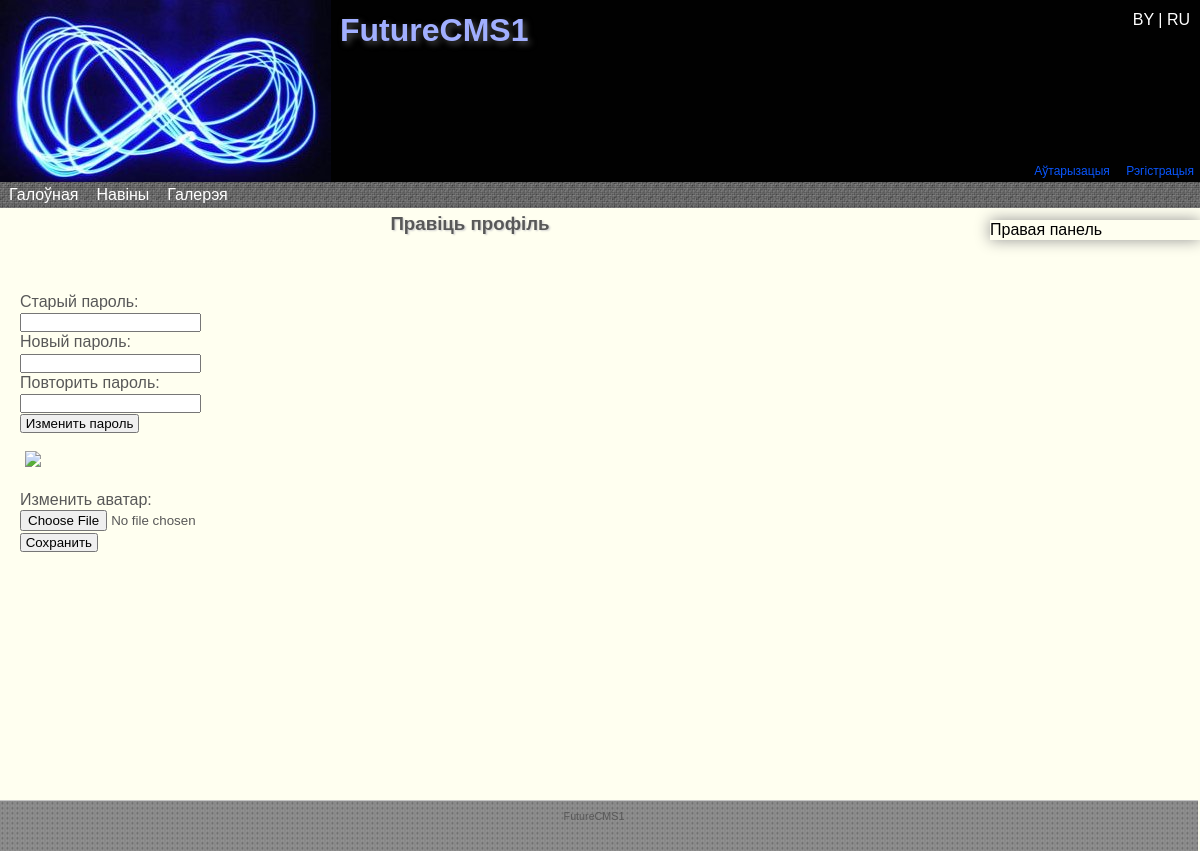
/Redaktirovanie_profilya.php, run on an earlier commit of the app's database.
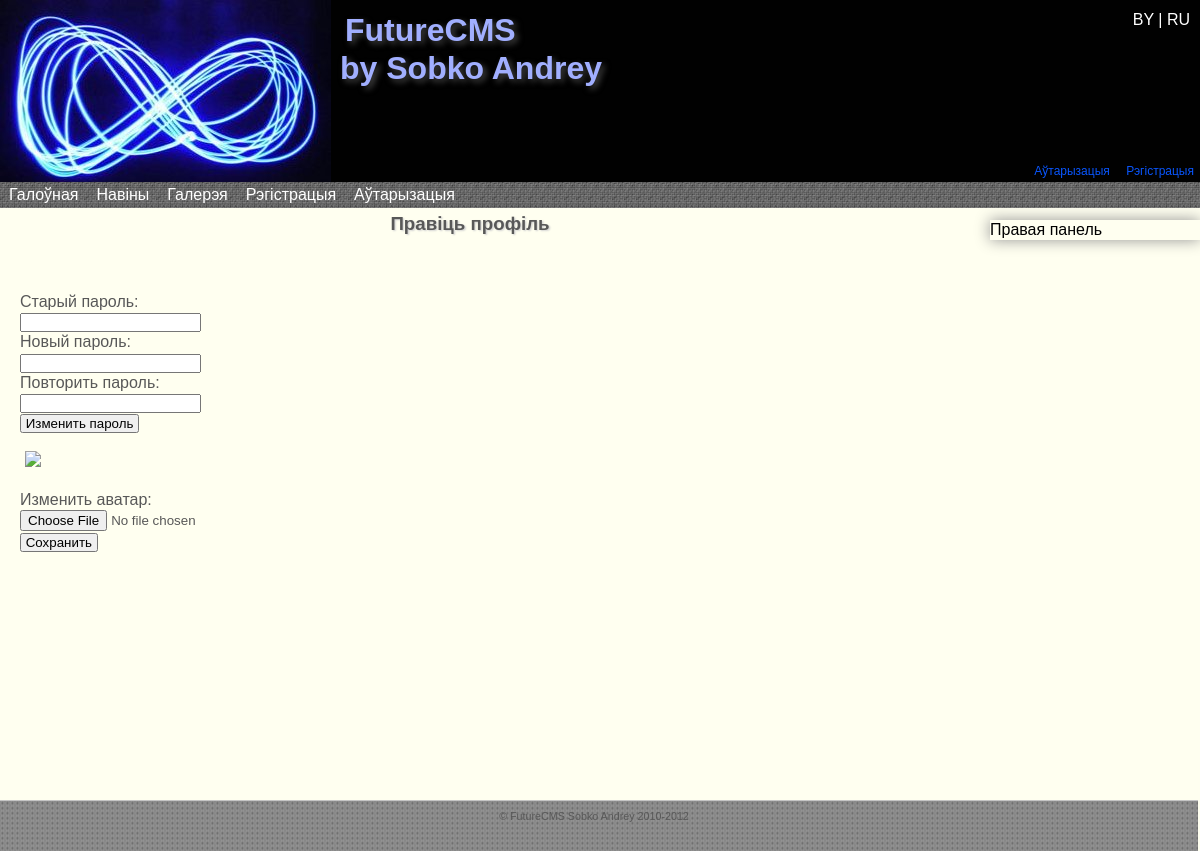
And on a later commit of the database.
### tables this page shows
CREATE TABLE IF NOT EXISTS `menu` (
  `id` int(11) NOT NULL AUTO_INCREMENT,
  `num` int(11) NOT NULL,
  `lang1` varchar(50) NOT NULL,
  `lang2` varchar(50) NOT NULL,
  `link` text NOT NULL,
  `published` int(11) NOT NULL DEFAULT '0',
  `in` int(2) NOT NULL DEFAULT '0',
  PRIMARY KEY (`id`)
);

CREATE TABLE IF NOT EXISTS `page` (
  `id` int(11) NOT NULL AUTO_INCREMENT,
  `lang1` varchar(150) NOT NULL,
  `lang2` varchar(150) NOT NULL,
  `link` varchar(200) NOT NULL,
  `text_lang1` longtext NOT NULL,
  `text_lang2` longtext NOT NULL,
  `in_menu` int(11) NOT NULL DEFAULT '0',
  PRIMARY KEY (`id`)
);

CREATE TABLE IF NOT EXISTS `settings` (
  `id` int(11) NOT NULL AUTO_INCREMENT,
  `siteName` varchar(300) NOT NULL,
  `siteHeader` varchar(300) NOT NULL,
  `siteFooter` varchar(300) NOT NULL,
  `metaTitle` varchar(300) NOT NULL,
  `metaKeywords` varchar(300) NOT NULL,
  `metaDescription` varchar(300) NOT NULL,
  `metaCharset` varchar(300) NOT NULL,
  PRIMARY KEY (`id`)
);

### core/config.php (called while the page is built, shortened)
<?php
include 'classes/base.class.php';
$db = new DataBase('localhost','root','root');
$db->SelectDataBase('future_cms');
$sql="SELECT `id`,`siteName`,`siteHeader`,`siteFooter`,`metaTitle`,`metaKeywords`,`metaDescription`,`metaCharset` FROM `settings`";
$res=$db->query($sql);
while ($row = mysql_fetch_array($res)){
	$site['lang'.$row['id']]=array(
			'name'=>$row['siteName'],
			'header'=>$row['siteHeader'],
			'footer'=>$row['siteFooter']
		);
}
$site['version']='12.13.5';
?>

### core/classes/base.class.php (the view, shortened to what the changed rows need)
<?php
class DataBase{
    private $host= '';
    private $user= '';
    private $pass= '';
    private $connection;
    public function __construct($host="",$user="",$pass=""){
        $this->host = $host;
        $this->user = $user;
        $this->pass = $pass;
    }
    public function connect(){
		$this->connection = mysql_connect($this->host,$this->user,$this->pass) or die("could not connect to DB");
        return $this->connection;
    }
	public static function query($sql){
		$res=mysql_query($sql) or die(mysql_error());
		return $res;
    }
    public function MenuRead($lang,$dir=''){
		if($this->connection){
			$sql="SELECT `id`,`num`,`link`,`".$lang."`,`in` FROM `menu` WHERE `published`='1' ORDER BY `num`;";
            $result = self::query($sql);
			while ($row = mysql_fetch_array($result, MYSQL_BOTH)){
				$menu[$row['num']]=array(
						'id'=>$row['id'],
						'in'=>$row['in'],
						'name'=>$row[$lang],
						'link'=>$row['link']
						);
			}
			foreach($menu as $val){
					if ($val['in']==0){
						echo '<li><a href="'.$val['link'].'">'.$val['name'].'</a>';
						echo '<ul>';
						echo '</ul></li>';
					}
				}
        }
    }
}
?>

### Redaktirovanie_profilya.php (shortened to what the changed rows need)
<?php session_start();
include "core/config.php";
if ($_SESSION['lang']=='lang2'){ $lang='lang2'; }
else { $lang='lang1'; }
$header=$site[$lang]['header'];
$footer=$site[$lang]['footer'];
$word=$db->WordsTranslate($lang);
?>
<!DOCTYPE html PUBLIC "-//W3C//DTD XHTML 1.0 Strict//EN" "http://www.w3.org/TR/xhtml1/DTD/xhtml1-strict.dtd">
<html xmlns="http://www.w3.org/1999/xhtml">
<head>
    <link rel="stylesheet" href="design/style_main.css" type="text/css" media="screen, projection" />
	<link rel="stylesheet" href="design/droppy.css" type="text/css" media="screen, projection" />
    <link rel="stylesheet" href="design/form_err.css" type="text/css" media="screen, projection" />
</head>
<body>
    <div id="wrapper">
        <div id="header" align="left" class="head_grad">
            <div id="symbol">
                <a href="index.php"><img src="design/symbol.png" class="iePNG"></a>
            </div>
			<div id="lang">
				<a href="core/lang1.php"> BY </a>|<a href="core/lang2.php"> RU </a>
			</div>
            <br /><h1><?php echo $header;?></h1><br />
            <div id="user">
                <?php
                    if ($_SESSION['login']==NULL){
                        echo '<a href="/Avtorizatsiya.php" id="ln">'.$word[1].'</a>
                        <a href="/Registratsiya.php">'.$word[2].'</a>';
                    }
                    else{
                        echo '<a href="core/logout.php"> '.$word[4].' ['.$_SESSION['login'].']</a>';
                    }
                ?>
            </div>
        </div>
        <div id="middle">
            <div id="menu"class="menu_grad">
                <ul id="nav">
                    <?php $db->MenuRead($lang);?>
                </ul>
            </div>
            <div id="container">
                <div id="content">
                    <?php echo "<h3>".$name."</h3>";
                    $db->TextRead("Redaktirovanie_profilya.php",$lang);?>
                </div>
            </div>
            <?php include 'core/sideRight.php';?>
            </div>
            </div>
            <div id="footer" align="center">
            <?php
                echo $footer;
            ?>
        </div>
    </body>
</html>

### core/sideRight.php
<?php
$sql="SELECT `text_".$lang."` FROM `page` WHERE `link`='RightSideBar'";
$result = $db->query($sql);
while ($row = mysql_fetch_array($result)){
	echo $row[0];
}
?>

What changed in the data, as far as the page shows it:
now on this page (row edited): settings: siteHeader "FutureCMS by Sobko Andrey", siteFooter "© FutureCMS Sobko Andrey 2010-2012"
now on this page (row edited): menu: lang1 "Рэгістрацыя"
now on this page (row edited): menu: lang1 "Аўтарызацыя"
Also different on the page:
$header: "FutureCMS1" → (not shown)
$footer: "FutureCMS1" → (not shown)
